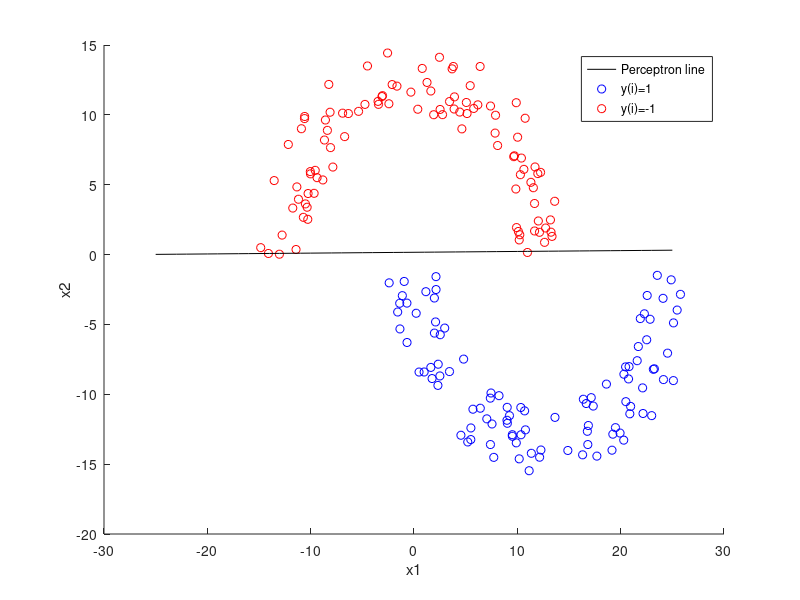

Source code (MATLAB):
% This script implements the perceptron algorithm to classify a 
% semi-randomly generated 2D dataset with two separated arc-shaped classes.

clear all

% === Parameters ===
n = 200;        % Total number of data points
rad = 10;       % Radius of the circular arc for both classes
thk = 5;        % Thickness of each arc (points are scattered within a band of this width)
sep = 1;        % Vertical separation between the two arcs

% === Data Initialization ===
x = zeros(n, 2);    % Stores 2D coordinates of the data points
y = zeros(n, 1);    % Stores class labels (+1 or -1)

% Helper arrays (used for polar coordinate construction of arcs)
r1 = zeros(n,1); theta1 = zeros(n,1);
r2 = zeros(n,1); theta2 = zeros(n,1);

XX = -2.5*rad : 2.5*rad;  % Range for plotting the final decision boundary

% === Data Generation ===
for i = 1:n
    i  % Optional progress display
    
    % Random angle and radial offsets for arc-like distribution
    theta1(i) = pi * rand(1);     % Angle for class -1 (top arc), [0, π]
    theta2(i) = -pi * rand(1);    % Angle for class +1 (bottom arc), [-π, 0]
    r1(i) = thk * rand(1);        % Random thickness for top arc
    r2(i) = thk * rand(1);        % Random thickness for bottom arc
    
    if i <= n/2
        % Class -1: upper arc centered at origin
        x(i,1) = (rad + r1(i)) * cos(theta1(i));  % x-coordinate
        x(i,2) = (rad + r1(i)) * sin(theta1(i));  % y-coordinate
    else
        % Class +1: lower arc shifted slightly right and down
        x(i,1) = thk/2 + rad + (rad + r2(i)) * cos(theta2(i));
        x(i,2) = -sep + (rad + r2(i)) * sin(theta2(i));
    end

    % === Label and Plot the Data Point ===
    if i > n/2
        y(i) = 1;  % Class +1 (blue)
        c = [0 0 255]/256;
        s1 = scatter(x(i,1), x(i,2), [], c); hold on;
    else
        y(i) = -1;  % Class -1 (red)
        c = [255 0 0]/256;
        s2 = scatter(x(i,1), x(i,2), [], c); hold on;
    end

    xlabel('x1'); ylabel('x2');
end

% === Perceptron Algorithm Initialization ===
stop = 0;      % Used to stop early if no misclassified point found
w0 = 0;        % Bias term (intercept)
w1 = 0;        % Weight for x1
w2 = 0;        % Weight for x2
counter = 1;   % Count the number of iterations

% === Perceptron Learning Loop ===
% Loop until all data points are correctly classified
while sum(sign(y(:) .* (w0 + w1 * x(:,1) + w2 * x(:,2)))) ~= n
    jj = randperm(n);  % Shuffle indices to introduce randomness
    j = jj(1);         % Start with a random point
    k = 1;

    % Try to find a misclassified point
    while y(j) * (w0 + w1 * x(j,1) + w2 * x(j,2)) > 0
        if k < n
            k = k + 1;
        else
            stop = 1;  % No misclassified point found
            break
        end
        j = jj(k);  % Try next point
    end

    if stop == 1
        break
    end

    % === Update the perceptron weights ===
    w0 = w0 + y(j);               % Update bias
    w1 = w1 + y(j) * x(j,1);      % Update weight for x1
    w2 = w2 + y(j) * x(j,2);      % Update weight for x2

    % Check again if all points are correctly classified
    if sum(sign(y(:) .* (w0 + w1 * x(:,1) + w2 * x(:,2)))) == n
        i  % Optional: print iteration where convergence happens
        break
    end

    counter = counter + 1
end

% === Plot Final Perceptron Decision Boundary ===
XX3 = -2.5*rad : 2.5*rad;
YY3 = (-w1 * XX3 + w0) / w2;   % Solve for x2 in w0 + w1*x1 + w2*x2 = 0

p2 = plot(XX3, YY3, 'black');  % Draw perceptron line

% === Add legend ===
legend([p2 s1 s2], {'Perceptron line', 'y(i)=1', 'y(i)=-1'})
